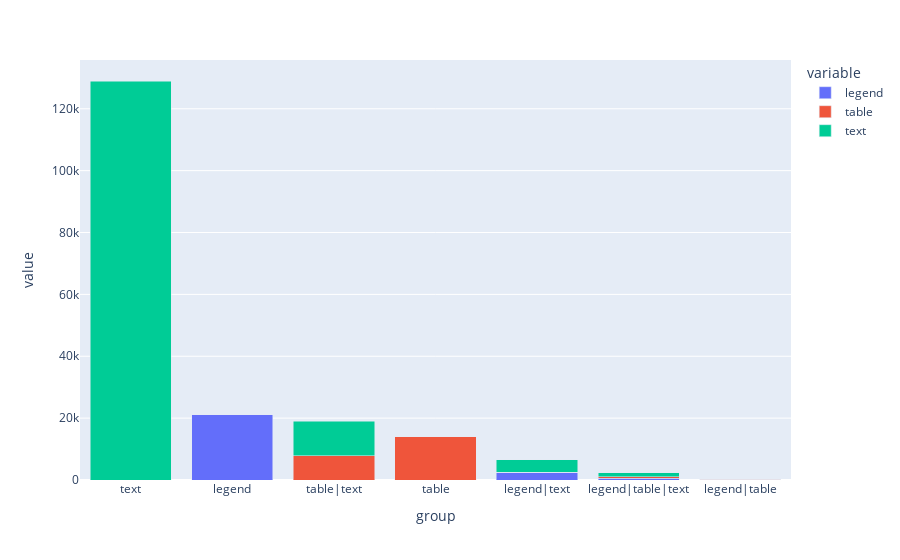

Notebook code cell kept with this figure:
### Markdown cell above
## 1.2 Distribution of the links by their position categories <a id="subsection1_2"></a>

### Code cell
a = articles_df.copy()[['group', 'category']].explode('category')
dummies = pd.get_dummies(a['category']).astype(int)
a = pd.concat([a, dummies], axis=1).drop('category', axis = 1)
a = a.groupby('group', as_index=False).sum()
fig = px.bar(a, x='group', y=a.columns.values)
fig.update_layout(barmode='stack', xaxis={'categoryorder':'total descending'})
fig.show()

### Figure 1 — Plotly figure (JSON) as saved in the notebook; plotly's stock layout.template omitted (floating-point values rounded to 4 significant figures)
{"data": [{"alignmentgroup": "True", "hovertemplate": "variable=legend<br>group=%{x}<br>value=%{y}<extra></extra>", "legendgroup": "legend", "marker": {"color": "#636efa", "pattern": {"shape": ""}}, "name": "legend", "offsetgroup": "legend", "orientation": "v", "showlegend": true, "textposition": "auto", "type": "bar", "x": ["legend", "legend|table", "legend|table|text", "legend|text", "table", "table|text", "text"], "xaxis": "x", "y": [21143, 108, 507, 2454, 0, 0, 0], "yaxis": "y"}, {"alignmentgroup": "True", "hovertemplate": "variable=table<br>group=%{x}<br>value=%{y}<extra></extra>", "legendgroup": "table", "marker": {"color": "#EF553B", "pattern": {"shape": ""}}, "name": "table", "offsetgroup": "table", "orientation": "v", "showlegend": true, "textposition": "auto", "type": "bar", "x": ["legend", "legend|table", "legend|table|text", "legend|text", "table", "table|text", "text"], "xaxis": "x", "y": [0, 119, 577, 0, 14033, 7794, 0], "yaxis": "y"}, {"alignmentgroup": "True", "hovertemplate": "variable=text<br>group=%{x}<br>value=%{y}<extra></extra>", "legendgroup": "text", "marker": {"color": "#00cc96", "pattern": {"shape": ""}}, "name": "text", "offsetgroup": "text", "orientation": "v", "showlegend": true, "textposition": "auto", "type": "bar", "x": ["legend", "legend|table", "legend|table|text", "legend|text", "table", "table|text", "text"], "xaxis": "x", "y": [0, 0, 1228, 4031, 0, 11267, 128974], "yaxis": "y"}], "layout": {"barmode": "stack", "legend": {"title": {"text": "variable"}, "tracegroupgap": 0}, "margin": {"t": 60}, "xaxis": {"anchor": "y", "categoryorder": "total descending", "domain": [0, 1], "title": {"text": "group"}}, "yaxis": {"anchor": "x", "domain": [0, 1], "title": {"text": "value"}}}}
